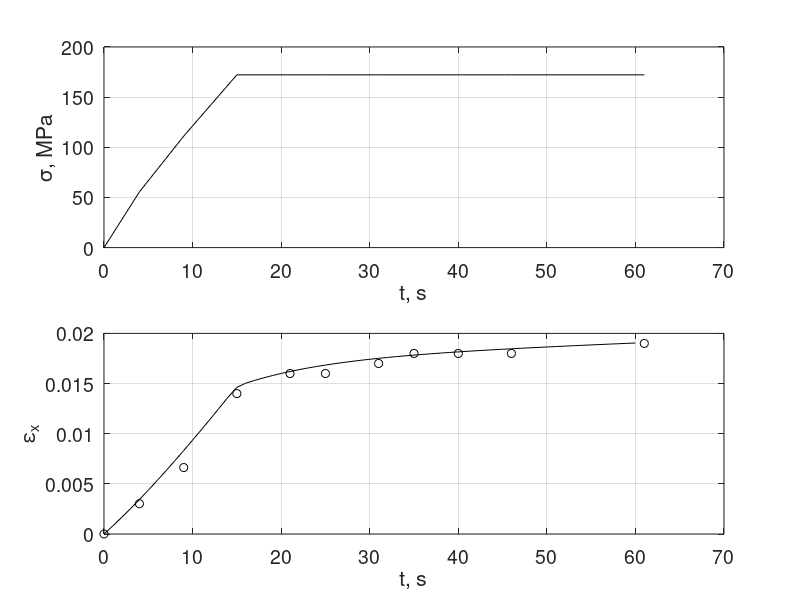

Recreate this plot in MATLAB.
data = [0 0
1 0.0008105364739
2 0.001655894476
3 0.002532978488
4 0.003438987563
5 0.004371387302
6 0.005327884488
7 0.006306404130
8 0.007305068695
9 0.008322179337
10 0.009356198852
11 0.01040573634
12 0.01146953325
13 0.01254645081
14 0.01363545861
15 0.01462513030
16 0.01503556775
17 0.01531024059
18 0.01556204763
19 0.01579316483
20 0.01600556110
21 0.01620101798
22 0.01638114744
23 0.01654740809
24 0.01670111972
25 0.01684347652
26 0.01697555907
27 0.01709834508
28 0.01721271922
29 0.01731948200
30 0.01741935772
31 0.01751300181
32 0.01760100725
33 0.01768391062
34 0.01776219749
35 0.01783630714
36 0.01790663711
37 0.01797354706
38 0.01803736247
39 0.01809837782
40 0.01815685955
41 0.01821304879
42 0.01826716370
43 0.01831940166
44 0.01836994130
45 0.01841894423
46 0.01846655669
47 0.01851291098
48 0.01855812688
49 0.01860231268
50 0.01864556642
51 0.01868797680
52 0.01872962407
53 0.01877058084
54 0.01881091285
55 0.01885067954
56 0.01888993470
57 0.01892872701
58 0.01896710050
59 0.01900509507
60 0.01904274675];

dataexp = [0 0
4 0.003018
9 0.006625
15 0.014
21 0.016
25 0.016
31 0.017
35 0.018
40 0.018
46 0.018
61 0.019];

time = data(:, 1);
eps = data(:, 2);
timeexp = dataexp(:, 1);
epsexp = dataexp(:, 2);

sig=[0
55.556
111.111
172.222
172.222
172.222
172.222
172.222
172.222
172.222
172.222
%172.222
%172.222
%172.222
];

subplot(2,1,1)
plot(timeexp,sig,'k-')
grid on
set(gca,'FontSize',14)
ylabel('\sigma, MPa')
xlabel('t, s')
set(gca,'FontSize',14)
subplot(2,1,2)
plot(timeexp, epsexp, 'ko', time, eps, 'k-')
grid on
set(gca,'FontSize',14)
ylabel('\epsilon_x')
xlabel('t, s')
set(gca,'FontSize',14)
